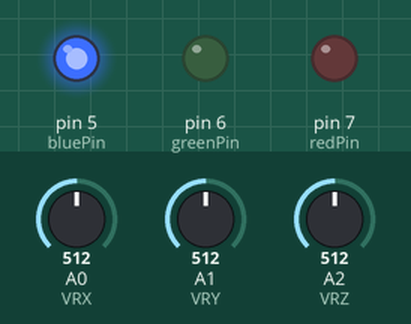
Recording of a sketch running on a simulated Arduino Uno, built with avr-gcc and run on an emulated ATmega328P. Parts: output pins drawn as LEDs (lit = HIGH). The test bench sets the inputs (shaded band); at power-on: A0 (VRX) = 512, A1 (VRY) = 512, A2 (VRZ) = 512. The modem accepts every AT command (registered, SIM ready, sends succeed) and sends nothing else; what the sketch prints to the serial monitor is not drawn.

Above: at 0.1 s.
Timing chart, 0 to 1.6 s (numbered marks = the images above):
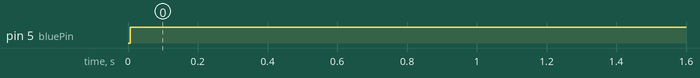

The sketch:

sender.ino
```cpp
// arduino-rc-car-ble-controller.ino
// BLE RC controller using HM-10 module
//
// Making a rc-car using Arduino
// http://myoungjinkim.github.io
//

#include <SoftwareSerial.h>

// joystick pins
#define VRX (A0)
#define VRY (A1)
#define VRZ (A2)

// MQ-3 pins
#define Mq3Pin (A5)

// joystick sensor values
#define VR_MIN_VALUE (0)
#define VR_MAX_VALUE (1023)
#define VR_MID_VALUE (512)
#define VR_MID_UPPER (564)
#define VR_MID_LOWER (460)

/*
   Adjust value read from a joystick sensor.

   The joystick I use is not so accurate that it produces values that
   are slightly off mid values even though it is placed in the middle.
   This causes the car to move around without any operation. So I set
   10% range that is considered in the middle.

   @param value the value read from the joystick
   @returns adjusted integer value between 0 and 1023
*/
int adjustJoystickValue(int value) {
  value = constrain(value, VR_MIN_VALUE, VR_MAX_VALUE);
  if (VR_MID_LOWER <= value && value <= VR_MID_UPPER)
    return VR_MID_VALUE;
  else
    return value;
}

// HM-10 pins
#define BLE_RX (4)
#define BLE_TX (5)

// HM-10 module instance
SoftwareSerial bleSerial(BLE_RX, BLE_TX);

int redPin = 7;
int greenPin = 6;
int bluePin = 5;

void setup() {


  pinMode(VRX, INPUT);
  pinMode(VRY, INPUT);
  pinMode(VRZ, INPUT);
  pinMode(redPin, OUTPUT);
  pinMode(greenPin, OUTPUT);
  pinMode(bluePin, OUTPUT);
  Serial.begin(9600);
  bleSerial.begin(38400);
  Serial.println("ATcommand!");
  bleSerial.write("AT+CONC2020B000224");

}

void loop() {

  // read joystick values
  int vrx = analogRead(VRX); //analogRead(A0)
  int vry = analogRead(VRY); //analogRead(A1)
  int vrz = analogRead(VRZ); //analogRead(A2)
  //int read_mq3 = analogRead(Mq3Pin); //analogRead(A5)

  /*
  Serial.print(vrx);
  Serial.print(',');
  Serial.print(vry);
  Serial.print(',');
  Serial.println(vrz);
  */

  //if (read_mq3 < 80) {
  // ignore 10% error around 512 since it not accurate
  vrx = adjustJoystickValue(vrx);
  vry = adjustJoystickValue(vry);
  vrz = adjustJoystickValue(vrz);

  Serial.print(vrx);
  Serial.print(',');
  Serial.print(vry);
  Serial.print(',');
  Serial.println(vrz);


  //Light values
  analogWrite(redPin, 0);
  analogWrite(greenPin, 0);
  analogWrite(bluePin, 255);

  // send data over BLE
  bleSerial.print(vrx);
  bleSerial.print(",");
  bleSerial.print(vry);
  bleSerial.print(",");
  bleSerial.println(vrz);
  delay(500);


  //}
  /*
    else{

      analogWrite(redPin, 255);
      analogWrite(greenPin, 0);
      analogWrite(bluePin, 0);
    }
  */
}
```

Measured:
- by itself, pin 5 (bluePin): LOW → HIGH at 0.01 s
